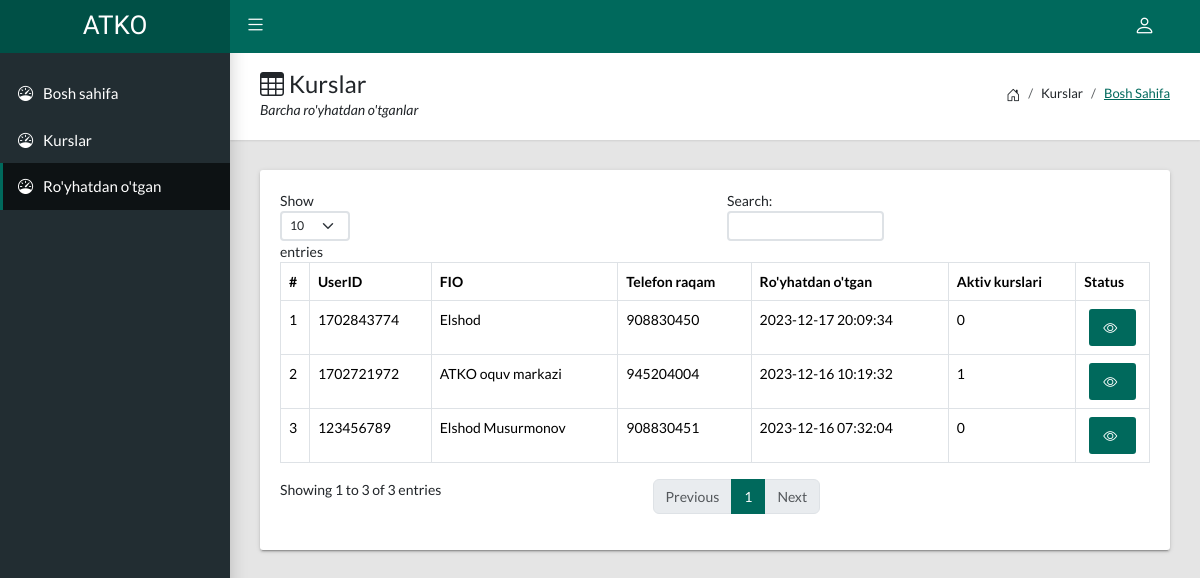
The page /admin/users.php (signed in) on the database as committed earlier.
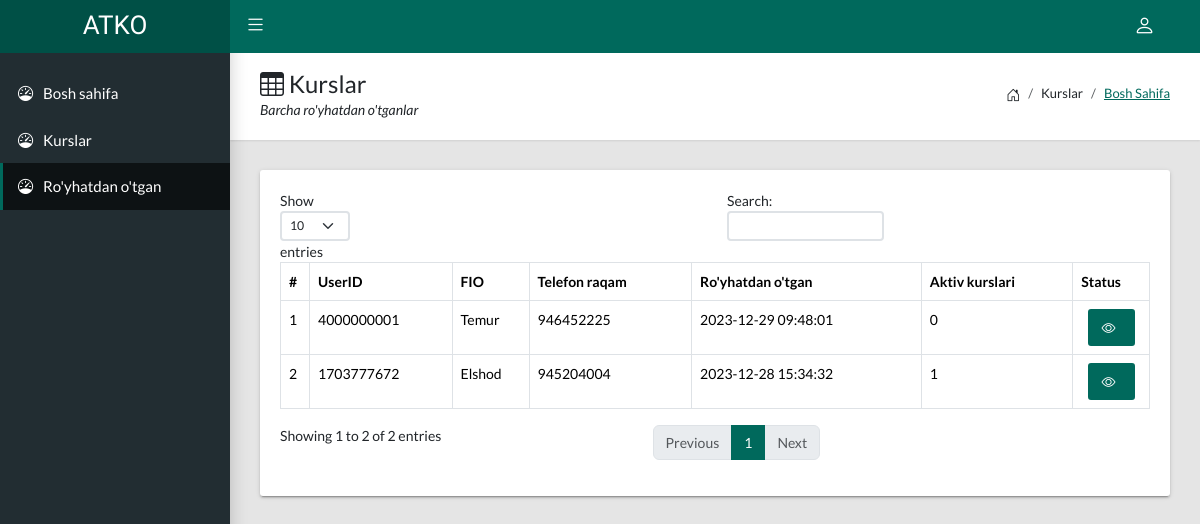
The same page on the database as committed later.
### tables this page shows
CREATE TABLE `user` (
  `id` int(11) NOT NULL,
  `UserID` varchar(25) NOT NULL,
  `FIO` varchar(45) NOT NULL,
  `Phone` varchar(45) NOT NULL,
  `Data` timestamp NOT NULL DEFAULT current_timestamp(),
  `HoverData` timestamp NOT NULL DEFAULT current_timestamp()
);

### admin/users.php (the view, shortened to what this page needs)
<!DOCTYPE html>
<?php
  include("../config/confige.php");
?>
<html lang="en">
  <head>
    <link rel="stylesheet" type="text/css" href="css/main.css">
    <link rel="stylesheet" type="text/css" href="https://cdn.jsdelivr.net/npm/bootstrap-icons@1.10.5/font/bootstrap-icons.css">
  </head>
  <body class="app sidebar-mini">
    <header class="app-header"><a class="app-header__logo" href="index.php">ATKO</a>
        <a class="app-sidebar__toggle" href="#" data-toggle="sidebar" aria-label="Hide Sidebar"></a>
        <ul class="app-nav">
          <li class="dropdown"><a class="app-nav__item" href="#" data-bs-toggle="dropdown" aria-label="Open Profile Menu"><i class="bi bi-person fs-4"></i></a>
          </li>
        </ul>
    </header>
    <aside class="app-sidebar">
        <ul class="app-menu">
          <li>
            <a class="app-menu__item" href="index.php">
              <i class="app-menu__icon bi bi-speedometer"></i><span class="app-menu__label">Bosh sahifa</span>
            </a>
          </li>
          <li>
            <a class="app-menu__item " href="cours.php">
              <i class="app-menu__icon bi bi-speedometer"></i><span class="app-menu__label">Kurslar</span>
            </a>
          </li>
          <li>
            <a class="app-menu__item active" href="users.php">
              <i class="app-menu__icon bi bi-speedometer"></i><span class="app-menu__label">Ro'yhatdan o'tgan</span>
            </a>
          </li>
        </ul>
    </aside>
    <main class="app-content">
      <div class="app-title">
        <div>
          <h1><i class="bi bi-table"></i> Kurslar</h1>
          <p>Barcha ro'yhatdan o'tganlar</p>
        </div>
        <ul class="app-breadcrumb breadcrumb side">
          <li class="breadcrumb-item"><i class="bi bi-house-door fs-6"></i></li>
          <li class="breadcrumb-item">Kurslar</li>
          <li class="breadcrumb-item active"><a href="index.php">Bosh sahifa</a></li>
        </ul>
      </div>
      <div class="row">
        <div class="col-md-12">
          <div class="tile">
            <div class="tile-body">
              <div class="table-responsive">
                <table class="table table-hover table-bordered" text-center id="sampleTable">
                  <thead>
                    <tr>
                      <th>#</th>
                      <th>UserID</th>
                      <th>FIO</th>
                      <th>Telefon raqam</th>
                      <th>Ro'yhatdan o'tgan</th>
                      <th>Aktiv kurslari</th>
                      <th>Status</th>
                    </tr>
                  </thead>
                  <tbody>
                    <?php
                      $sql1 = "SELECT * FROM `user` ORDER BY `Data` DESC";
                      $res1 = $conn->query($sql1);
                      $i=1;
                      while ($row1 = $res1->fetch()) {
                        $sql2 = "SELECT * FROM `user_cours` WHERE `UserID`='".$row1['UserID']."' AND `End`>='".date("Y-m-d")."'";
                        $res2 = $conn->query($sql2);
                        $count = 0;
                        while ($row2 = $res2->fetch()) {
                          $count = $count + 1;
                        }
                    ?>
                    <tr>
                      <td><?php echo $i; ?></td>
                      <td><?php echo $row1['UserID']; ?></td>
                      <td><?php echo $row1['FIO']; ?></td>
                      <td><?php echo $row1['Phone']; ?></td>
                      <td><?php echo $row1['Data']; ?></td>
                      <td><?php echo $count; ?></td>
                      <td class="text-center">
                          <a class="btn btn-primary" href="users_eye.php?UserID=<?php echo $row1['UserID']; ?>"><i class="bi bi-eye"></i></a>
                      </td>
                    </tr>
                    <?php $i++; } ?>
                  </tbody>
                </table>
              </div>
            </div>
          </div>
        </div>
      </div>
    </main>
    <link rel="stylesheet" href="https://cdn.datatables.net/v/bs5/dt-1.13.4/datatables.min.css">
  </body>
</html>

Rows that differ between the two databases and show on the page:
removed user: UserID "1702843774", FIO "Elshod", Phone "908830450", Data "2023-12-17 20:09:34", count "0"
removed user: UserID "1702721972", FIO "ATKO oquv markazi", Phone "945204004", Data "2023-12-16 10:19:32", count "1"
removed user: UserID "123456789", FIO "Elshod Musurmonov", Phone "908830451", Data "2023-12-16 07:32:04", count "0"
added user: UserID "4000000001", FIO "Temur", Phone "946452225", Data "2023-12-29 09:48:01", count "0"
added user: UserID "1703777672", FIO "Elshod", Phone "945204004", Data "2023-12-28 15:34:32", count "1"
Other text that changed with them:
text written by a page script: "Show entries Search: Showing 1 to 3 of 3 entries Previous 1 Next" → "Show entries Search: Showing 1 to 2 of 2 entries Previous 1 Next"
